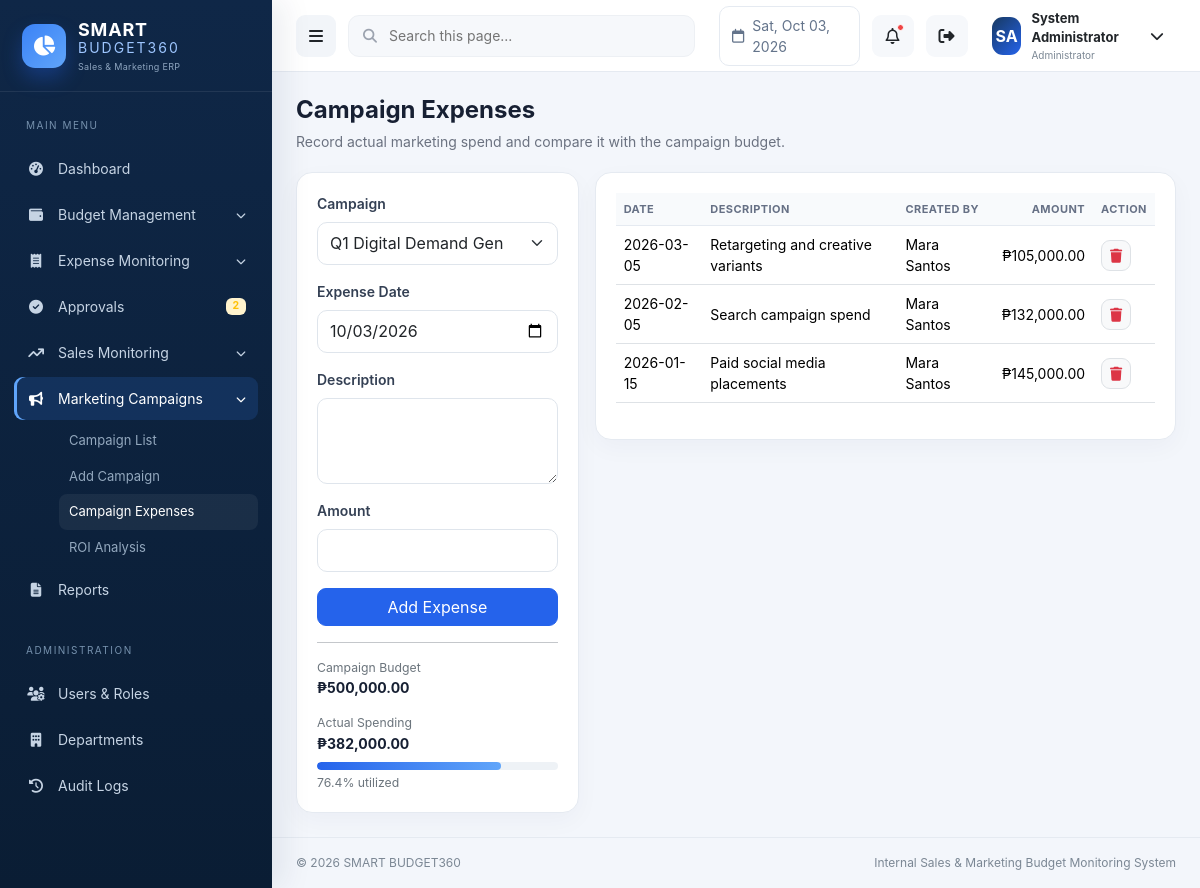
Page /marketing/expenses.php?campaign_id=1 (signed in) on the committed database.
### tables this page shows
CREATE TABLE campaigns (
  id INT UNSIGNED AUTO_INCREMENT PRIMARY KEY,
  campaign_name VARCHAR(180) NOT NULL,
  campaign_type VARCHAR(80) NOT NULL,
  department_id INT UNSIGNED NOT NULL,
  start_date DATE NOT NULL,
  end_date DATE NOT NULL,
  budget DECIMAL(15,2) NOT NULL DEFAULT 0,
  actual_spending DECIMAL(15,2) NOT NULL DEFAULT 0,
  generated_sales DECIMAL(15,2) NOT NULL DEFAULT 0,
  status ENUM('Planned','Active','Completed','Cancelled') NOT NULL DEFAULT 'Planned',
  created_by INT UNSIGNED NOT NULL,
  created_at TIMESTAMP DEFAULT CURRENT_TIMESTAMP,
  updated_at TIMESTAMP DEFAULT CURRENT_TIMESTAMP ON UPDATE CURRENT_TIMESTAMP,
  CONSTRAINT fk_campaign_department FOREIGN KEY (department_id) REFERENCES departments(id),
  CONSTRAINT fk_campaign_creator FOREIGN KEY (created_by) REFERENCES users(id),
  INDEX idx_campaign_dates (start_date,end_date), INDEX idx_campaign_status (status)
);

CREATE TABLE campaign_expenses (
  id INT UNSIGNED AUTO_INCREMENT PRIMARY KEY,
  campaign_id INT UNSIGNED NOT NULL,
  expense_date DATE NOT NULL,
  description VARCHAR(500) NOT NULL,
  amount DECIMAL(15,2) NOT NULL DEFAULT 0,
  created_by INT UNSIGNED NOT NULL,
  created_at TIMESTAMP DEFAULT CURRENT_TIMESTAMP,
  CONSTRAINT fk_campaign_expense_campaign FOREIGN KEY (campaign_id) REFERENCES campaigns(id) ON DELETE CASCADE,
  CONSTRAINT fk_campaign_expense_creator FOREIGN KEY (created_by) REFERENCES users(id),
  INDEX idx_campaign_expense_date (expense_date)
);

### includes/functions.php (called while the page is built, shortened)
<?php
function db(): PDO
{
    static $pdo = null;
    if (!$pdo) {
        $pdo = (new Database())->connect();
    }
    return $pdo;
}
function e(?string $value): string
{
    return htmlspecialchars((string)$value, ENT_QUOTES, 'UTF-8');
}
function url(string $path = ''): string
{
    return BASE_URL . ($path ? '/' . ltrim($path, '/') : '');
}
function csrf_token(): string
{
    return $_SESSION['csrf_token'];
}
function money(float|int|string|null $amount): string
{
    return APP_CURRENCY_SYMBOL . number_format((float)$amount, 2);
}

### marketing/expenses.php (the view, shortened to what this page needs)
<?php
require_once dirname(__DIR__).'/includes/bootstrap.php';require_module('marketing');$pageTitle='Campaign Expenses';$activeMenu='campaign-expenses';$errors=[];$campaignId=(int)($_GET['campaign_id']??$_POST['campaign_id']??0);
$campaigns=db()->query('SELECT id,campaign_name,budget,actual_spending FROM campaigns ORDER BY start_date DESC')->fetchAll();$rows=[];if($campaignId){$s=db()->prepare("SELECT ce.*,CONCAT(u.first_name,' ',u.last_name) creator FROM campaign_expenses ce JOIN users u ON u.id=ce.created_by WHERE ce.campaign_id=? ORDER BY ce.expense_date DESC,ce.id DESC");$s->execute([$campaignId]);$rows=$s->fetchAll();}$campaign=array_values(array_filter($campaigns,fn($c)=>(int)$c['id']===$campaignId))[0]??null;require ROOT_PATH.'/includes/header.php';?>
<div class="page-head"><div><h1>Campaign Expenses</h1><p>Record actual marketing spend and compare it with the campaign budget.</p></div></div><?php if($errors):?><div class="alert alert-danger"><?=e(implode(' ',$errors))?></div><?php endif;?><div class="row g-3"><div class="col-lg-4"><div class="card-panel"><div class="card-body"><form method="post"><?=csrf_field()?><div class="mb-3"><label class="form-label">Campaign</label><select class="form-select" name="campaign_id" required onchange="location='?campaign_id='+this.value"><option value="">Select campaign</option><?php foreach($campaigns as $c):?><option value="<?=$c['id']?>" <?=$campaignId===$c['id']?'selected':''?>><?=e($c['campaign_name'])?></option><?php endforeach;?></select></div><div class="mb-3"><label class="form-label">Expense Date</label><input class="form-control" type="date" name="expense_date" value="<?=e(date('Y-m-d'))?>"></div><div class="mb-3"><label class="form-label">Description</label><textarea class="form-control" name="description" rows="3"></textarea></div><div class="mb-3"><label class="form-label">Amount</label><input class="form-control" type="number" min=".01" step=".01" name="amount"></div><button class="btn btn-primary w-100" <?=$campaignId?'':'disabled'?>>Add Expense</button></form><?php if($campaign):$pct=$campaign['budget']>0?$campaign['actual_spending']/$campaign['budget']*100:0;?><hr><div class="small text-secondary">Campaign Budget</div><strong><?=money($campaign['budget'])?></strong><div class="small text-secondary mt-3">Actual Spending</div><strong><?=money($campaign['actual_spending'])?></strong><div class="stat-progress mt-2"><span style="width:<?=min(100,$pct)?>%"></span></div><div class="small text-secondary mt-1"><?=number_format($pct,1)?>% utilized</div><?php endif;?></div></div></div><div class="col-lg-8"><div class="card-panel"><div class="card-body"><div class="table-responsive"><table class="table data-table"><thead><tr><th>Date</th><th>Description</th><th>Created By</th><th class="text-end">Amount</th><th>Action</th></tr></thead><tbody><?php foreach($rows as $r):?><tr><td><?=e($r['expense_date'])?></td><td><?=e($r['description'])?></td><td><?=e($r['creator'])?></td><td class="text-end"><?=money($r['amount'])?></td><td><a data-confirm="Delete this campaign expense?" class="btn btn-sm btn-light border text-danger" href="<?=e(url('marketing/expenses.php?delete='.$r['id'].'&token='.csrf_token()))?>"><i class="fa-solid fa-trash"></i></a></td></tr><?php endforeach;?></tbody></table></div></div></div></div></div><?php require ROOT_PATH.'/includes/footer.php';?>

### assets/css/app.css (style rules this page uses)
:root { --navy:#0f2747;--navy2:#173961;--royal:#2563eb;--green:#16a34a;--orange:#f59e0b;--purple:#7c3aed; --surface:#ffffff;--bg:#f3f6fb;--text:#172033;--muted:#6b7280;--border:#e5eaf1;--sidebar:272px;--topbar:72px; }
* { box-sizing:border-box }
body { margin:0;background:var(--bg);color:var(--text);font-family:Inter,Segoe UI,Arial,sans-serif;font-size:14px }
.page-head { display:flex;align-items:flex-start;justify-content:space-between;gap:16px;margin-bottom:20px }
.page-head h1 { font-size:24px;font-weight:750;margin:0 }
.page-head p { margin:6px 0 0;color:var(--muted) }
.card-panel { background:#fff;border:1px solid var(--border);border-radius:16px;box-shadow:0 8px 24px rgba(15,39,71,.035) }
.card-panel .card-body { padding:20px }
.table { --bs-table-bg:transparent }
.table thead th { font-size:11px;text-transform:uppercase;letter-spacing:.45px;color:#667085;background:#f8fafc;border-bottom:1px solid var(--border);white-space:nowrap }
.table td { vertical-align:middle }
.form-label { font-weight:600;color:#344054 }
.form-control,.form-select { border-color:#dfe5ec;min-height:43px;border-radius:10px }
.btn { border-radius:9px }
.btn-primary { background:#2563eb;border-color:#2563eb }
.stat-progress { height:8px;background:#eef2f6;border-radius:99px;overflow:hidden }
.stat-progress span { display:block;height:100%;background:linear-gradient(90deg,#2563eb,#60a5fa);border-radius:99px }

### rows in the picture
campaigns: budget "₱500,000.00", actual_spending "₱382,000.00", pct "76.4"
campaign_expenses: expense_date "2026-03-05", description "Retargeting and creative variants", creator "Mara Santos", amount "₱105,000.00"
campaign_expenses: expense_date "2026-02-05", description "Search campaign spend", creator "Mara Santos", amount "₱132,000.00"
campaign_expenses: expense_date "2026-01-15", description "Paid social media placements", creator "Mara Santos", amount "₱145,000.00"

### other values in the picture
$pendingApprovalCount "2"
role_name() "Administrator"
form field campaign_id "Q1 Digital Demand Gen"
